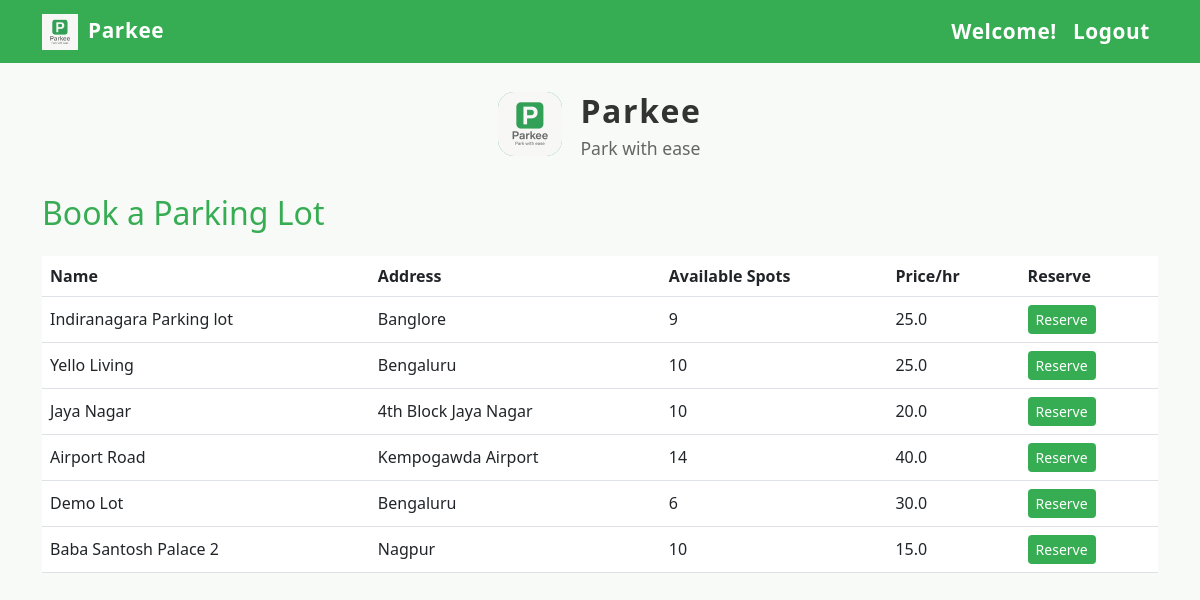
The app's page /lots (signed in) with its own data.
### app.py (models this page shows)
class ParkingLot(db.Model):
    __tablename__ = "parking_lot"
    id = db.Column(db.Integer, primary_key=True)
    name = db.Column(db.String(100), nullable=False)
    address = db.Column(db.String(200))
    pin_code = db.Column(db.String(10))
    price_per_hour = db.Column(db.Float, nullable=False)
    max_spots = db.Column(db.Integer, nullable=False)
    spots = db.relationship("ParkingSpot", backref="lot", cascade="all, delete", lazy=True)

### app.py (the view)
@app.route('/lots')
@login_required()
def user_parking_lots():
    lots = ParkingLot.query.all()
    return render_template('user_parking_lots.html', lots=lots)

### app.py (called while the page is built)
def current_user():
    if 'user_id' not in session:
        return None
    return User.query.get(session['user_id'])

def login_required(role=None):
    def wrapper(fn):
        from functools import wraps
        @wraps(fn)
        def decorated(*args, **kwargs):
            user = current_user()
            if not user:
                return redirect(url_for('login'))
            if role == 'admin' and not user.is_admin:
                return redirect(url_for('user_dashboard'))
            return fn(*args, **kwargs)
        return decorated
    return wrapper

### templates/user_parking_lots.html
{% extends 'base.html' %}
{% block content %}
<h2 class="mb-4" style="color:#37ad53;">Book a Parking Lot</h2>
<table class="table bg-white">
<tr>
    <th>Name</th>
    <th>Address</th>
    <th>Available Spots</th>
    <th>Price/hr</th>
    <th>Reserve</th>
</tr>
{% for lot in lots %}
<tr>
    <td>{{ lot.name }}</td>
    <td>{{ lot.address }}</td>
    <td>{{ lot.spots|selectattr("status","equalto","A")|list|length }}</td>
    <td>{{ lot.price_per_hour }}</td>
    <td>
    {% if lot.spots|selectattr("status","equalto","A")|list|length > 0 %}
      <form action="{{ url_for('reserve_spot', lot_id=lot.id) }}" method="post">
        <button class="btn btn-primary btn-sm" type="submit">Reserve</button>
      </form>
    {% else %}
      <span class="badge bg-danger">Full</span>
    {% endif %}
    </td>
</tr>
{% endfor %}
</table>
{% endblock %}

### templates/base.html (shortened to what this page needs)
<!DOCTYPE html>
<html>
<head>
    <link rel="stylesheet" href="https://cdn.jsdelivr.net/npm/bootstrap@5.2.3/dist/css/bootstrap.min.css">
</head>
<body>
    <nav class="navbar navbar-expand-lg navbar-dark">
        <div class="container">
            <a class="navbar-brand" href="/">
                <img src="/static/logo.png" alt="Parkee Logo" width="36" height="36" style="margin-right:10px;">Parkee
            </a>
            <ul class="navbar-nav ms-auto">
                {% if session.user_id %}
                  <li class="nav-item"><span class="nav-link">Welcome!</span></li>
                  <li class="nav-item"><a class="nav-link" href="{{ url_for('logout') }}">Logout</a></li>
                {% else %}
                  <li class="nav-item"><a class="nav-link" href="{{ url_for('login') }}">Login</a></li>
                  <li class="nav-item"><a class="nav-link" href="{{ url_for('signup') }}">Sign Up</a></li>
                {% endif %}
            </ul>
        </div>
    </nav>
    <div class="container mt-4">
        <div class="parkee-brand">
            <span class="parkee-logo">
                <img src="/static/logo.png" alt="Parkee Logo" width="64" height="64" style="display:block;">
            </span>
            <div>
                <span class="parkee-appname">Parkee</span><br>
                <span class="parkee-tagline">Park with ease</span>
            </div>
        </div>
        {% block content %}{% endblock %}
    </div>
</body>
</html>

### templates/base.html (style rules this page uses)
body { background: #f8faf8; font-family: 'Segoe UI', Arial, sans-serif; }
.navbar { background: #37ad53 !important; }
.navbar-brand, .nav-link, .navbar-text { color: #fff !important; font-weight: bold; font-size: 1.3em; letter-spacing: 0.03em; }
.parkee-brand { display: flex; align-items: center; justify-content: center; margin-bottom: 2rem; }
.parkee-logo { width: 64px; height: 64px; border-radius: 16px; background: #37ad53; display: inline-block; overflow: hidden; margin-right: 18px; }
.parkee-appname { color: #333; font-size: 2rem; font-weight: 700; letter-spacing: 0.05em; }
.parkee-tagline { color: #656565; font-size: 1.1rem; font-weight: 500; }
.btn-primary { background: #37ad53 !important; border: none; }
.table th, .table td { vertical-align: middle !important; }

### records on screen
ParkingLot: name "Indiranagara Parking lot", address "Banglore", spots|selectattr "9", price_per_hour "25.0"
ParkingLot: name "Yello Living", address "Bengaluru", spots|selectattr "10", price_per_hour "25.0"
ParkingLot: name "Jaya Nagar", address "4th Block Jaya Nagar", spots|selectattr "10", price_per_hour "20.0"
ParkingLot: name "Airport Road", address "Kempogawda Airport", spots|selectattr "14", price_per_hour "40.0"
ParkingLot: name "Demo Lot", address "Bengaluru", spots|selectattr "6", price_per_hour "30.0"
ParkingLot: name "Baba Santosh Palace 2", address "Nagpur", spots|selectattr "10", price_per_hour "15.0"
